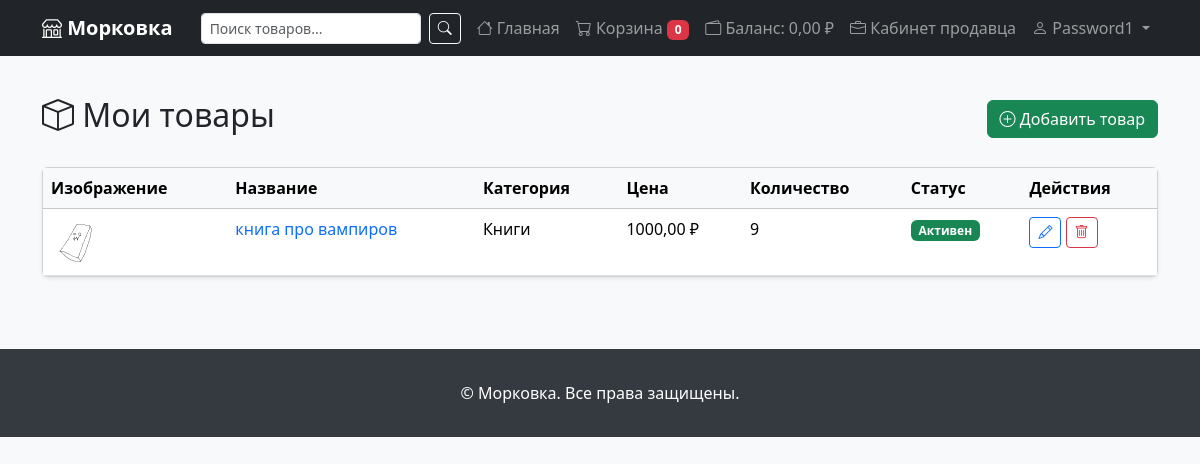
Page /vendors/products/ (signed in) on the committed database.
### marketplace_project/users/models.py (models this page shows, shortened)
class CustomUser(AbstractUser):
    ROLE_CHOICES = (
        ('buyer', 'Покупатель'),
        ('seller', 'Продавец'),
    )
    role = models.CharField(
        max_length=10,
        choices=ROLE_CHOICES,
        default='buyer',
    )
    phone = models.CharField(max_length=20, blank=True, verbose_name='Телефон')
    address = models.TextField(blank=True, verbose_name='Адрес')
    avatar = models.ImageField(
        upload_to='avatars/',
        blank=True,
        null=True,
        verbose_name='Аватар',
    )
    balance = models.DecimalField(
        max_digits=10,
        decimal_places=2,
        default=0,
        verbose_name='Баланс',
    )
    created_at = models.DateTimeField(auto_now_add=True)
    updated_at = models.DateTimeField(auto_now=True)
    class Meta:
        verbose_name = 'Пользователь'
        verbose_name_plural = 'Пользователи'
    @property
    def is_seller(self):
        return self.role == 'seller'

### marketplace_project/products/models.py (models this page shows, shortened)
class Product(models.Model):
    name = models.CharField(max_length=200, verbose_name='Название')
    slug = models.SlugField(max_length=200, unique=True, blank=True)
    description = models.TextField(blank=True, verbose_name='Описание')
    price = models.DecimalField(
        max_digits=10,
        decimal_places=2,
        verbose_name='Цена',
    )
    stock = models.PositiveIntegerField(
        default=0,
        verbose_name='Остаток на складе',
    )
    image = models.ImageField(
        upload_to='products/',
        blank=True,
        null=True,
        verbose_name='Изображение',
    )
    is_active = models.BooleanField(default=True, verbose_name='Активен')
    created_at = models.DateTimeField(auto_now_add=True)
    updated_at = models.DateTimeField(auto_now=True)
    vendor = models.ForeignKey(
        'users.Vendor',
        on_delete=models.CASCADE,
        related_name='products',
        verbose_name='Продавец',
    )
    category = models.ForeignKey(
        Category,
        on_delete=models.SET_NULL,
        null=True,
        blank=True,
        related_name='products',
        verbose_name='Категория',
    )
    class Meta:
        verbose_name = 'Товар'
        verbose_name_plural = 'Товары'
        ordering = ['-created_at']
        indexes = [
            models.Index(fields=['slug']),
            models.Index(fields=['-created_at']),
            models.Index(fields=['is_active', '-created_at']),
        ]
    def get_absolute_url(self):
        return reverse('store:product_detail', kwargs={'slug': self.slug})

class Category(models.Model):
    name = models.CharField(max_length=200, verbose_name='Название')
    slug = models.SlugField(max_length=200, unique=True, blank=True)
    description = models.TextField(blank=True, verbose_name='Описание')
    parent = models.ForeignKey(
        'self',
        on_delete=models.CASCADE,
        null=True,
        blank=True,
        related_name='children',
        verbose_name='Родительская категория',
    )
    is_active = models.BooleanField(default=True, verbose_name='Активна')
    created_at = models.DateTimeField(auto_now_add=True)
    class Meta:
        verbose_name = 'Категория'
        verbose_name_plural = 'Категории'
        ordering = ['name']
        indexes = [models.Index(fields=['slug'])]

### marketplace_project/vendors/views.py (the view)
# urls.py: path('products/', views.ProductListView.as_view(), name='product_list'),
class ProductListView(ListView):
    model = Product
    template_name = 'vendors/product_list.html'
    context_object_name = 'products'
    paginate_by = 20
    def get_queryset(self):
        vendor, _ = Vendor.objects.get_or_create(owner=self.request.user)
        return vendor.products.select_related('category').all()
    def get_context_data(self, **kwargs):
        context = super().get_context_data(**kwargs)
        vendor, _ = Vendor.objects.get_or_create(owner=self.request.user)
        context['vendor'] = vendor
        return context

### templates/vendors/product_list.html (shortened to what this page needs)
{% extends 'base.html' %}
{% block content %}
<div class="d-flex justify-content-between align-items-center mb-4">
    <h2><i class="bi bi-box"></i> Мои товары</h2>
    <a href="{% url 'vendors:product_create' %}" class="btn btn-success">
        <i class="bi bi-plus-circle"></i> Добавить товар
    </a>
</div>
{% if products %}
<div class="card shadow-sm">
    <div class="table-responsive">
        <table class="table table-hover mb-0">
            <thead class="table-light">
                <tr>
                    <th>Изображение</th>
                    <th>Название</th>
                    <th>Категория</th>
                    <th>Цена</th>
                    <th>Количество</th>
                    <th>Статус</th>
                    <th>Действия</th>
                </tr>
            </thead>
            <tbody>
                {% for product in products %}
                <tr>
                    <td>
                        {% if product.image %}
                        <img src="{{ product.image.url }}" alt="{{ product.name }}" style="width:50px;height:50px;object-fit:cover;border-radius:4px;">
                        {% else %}
                        <div class="bg-secondary text-white d-flex align-items-center justify-content-center" style="width:50px;height:50px;border-radius:4px;">
                            <i class="bi bi-image"></i>
                        </div>
                        {% endif %}
                    </td>
                    <td><a href="{{ product.get_absolute_url }}" class="text-decoration-none">{{ product.name }}</a></td>
                    <td>{{ product.category.name|default:'—' }}</td>
                    <td>{{ product.price }} ₽</td>
                    <td>{{ product.stock }}</td>
                    <td>
                        {% if product.is_active %}
                        <span class="badge bg-success">Активен</span>
                        {% else %}
                        <span class="badge bg-secondary">Скрыт</span>
                        {% endif %}
                    </td>
                    <td>
                        <a href="{% url 'vendors:product_edit' pk=product.pk %}" class="btn btn-sm btn-outline-primary">
                            <i class="bi bi-pencil"></i>
                        </a>
                        <form action="{% url 'vendors:product_delete' pk=product.pk %}" method="post" class="d-inline"
                              onsubmit="return confirm('Удалить товар?')">
                            <button type="submit" class="btn btn-sm btn-outline-danger">
                                <i class="bi bi-trash"></i>
                            </button>
                        </form>
                    </td>
                </tr>
                {% endfor %}
            </tbody>
        </table>
    </div>
</div>
{% else %}
<div class="alert alert-info">
    <i class="bi bi-info-circle"></i> У вас пока нет товаров.
    <a href="{% url 'vendors:product_create' %}">Добавить первый товар</a>
</div>
{% endif %}
{% endblock %}

### templates/base.html (shortened to what this page needs)
<!DOCTYPE html>
<html lang="ru">
<head>
    <link href="https://cdn.jsdelivr.net/npm/bootstrap@5.3.3/dist/css/bootstrap.min.css" rel="stylesheet">
    <link href="https://cdn.jsdelivr.net/npm/bootstrap-icons@1.11.3/font/bootstrap-icons.min.css" rel="stylesheet">
</head>
<body>
    <nav class="navbar navbar-expand-lg navbar-dark bg-dark">
        <div class="container">
            <a class="navbar-brand" href="{% url 'store:home' %}">
                <i class="bi bi-shop"></i> Морковка
            </a>
            <div class="collapse navbar-collapse" id="navbarMain">
                <form class="d-flex ms-auto me-2" action="{% url 'store:search' %}" method="GET">
                    <input class="form-control form-control-sm me-2" type="search" name="q"
                           placeholder="Поиск товаров..." value="{{ request.GET.q|default:'' }}">
                    <button class="btn btn-outline-light btn-sm" type="submit">
                        <i class="bi bi-search"></i>
                    </button>
                </form>
                <ul class="navbar-nav">
                    <li class="nav-item">
                        <a class="nav-link" href="{% url 'store:home' %}">
                            <i class="bi bi-house"></i> Главная
                        </a>
                    </li>
                    <li class="nav-item">
                        <a class="nav-link" href="{% url 'cart:summary' %}">
                            <i class="bi bi-cart"></i> Корзина
                            {% if request.session.session_key %}
                            <span class="badge bg-danger" id="cart-count">{{ cart.total_items|default:0 }}</span>
                            {% endif %}
                        </a>
                    </li>
                    {% if user.is_authenticated %}
                    <li class="nav-item">
                        <a class="nav-link" href="{% url 'payments:topup' %}">
                            <i class="bi bi-wallet2"></i> Баланс: {{ user.balance|floatformat:2 }} ₽
                        </a>
                    </li>
                    {% if user.is_seller %}
                        <li class="nav-item">
                            <a class="nav-link" href="{% url 'vendors:dashboard' %}">
                                <i class="bi bi-briefcase"></i> Кабинет продавца
                            </a>
                        </li>
                        {% endif %}
                        <li class="nav-item dropdown">
                            <a class="nav-link dropdown-toggle" href="#" data-bs-toggle="dropdown">
                                <i class="bi bi-person"></i> {{ user.get_username }}
                            </a>
                        </li>
                    {% endif %}
                </ul>
            </div>
        </div>
    </nav>
    <main class="container py-4">
        {% block content %}{% endblock %}
    </main>
    <footer class="footer">
        <div class="container text-center">
            <p class="mb-0">&copy; Морковка. Все права защищены.</p>
        </div>
    </footer>
</body>
</html>

### templates/base.html (style rules this page uses)
body { background-color: #f8f9fa; }
.navbar-brand { font-weight: bold; }
.footer { background: #343a40; color: white; padding: 2rem 0; margin-top: 3rem; }

### rows in the picture
CustomUser: balance "0,00", get_username "Password1"
Product: image (picture), name "книга про вампиров", category.name "Книги", price "1000,00", stock "9", is_active "Активен"

### other values in the picture
{{ cart.total_items|default:0 }} "0"
